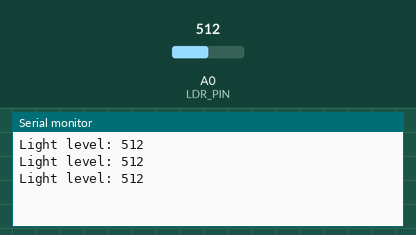
Simulated run of this sketch. Board: Arduino Uno, built with avr-gcc and run on an emulated ATmega328P. On the bench: the last lines printed to the serial monitor. The test bench sets the inputs (shaded band); at power-on: A0 (LDR_PIN) = 512.

Above: at 1.3 s.
1.4 s: A0 (LDR_PIN) set to 716
At 1.9 s:
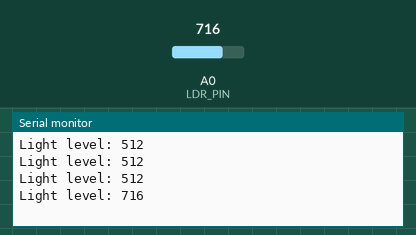
2.9 s: A0 (LDR_PIN) set to 900
At 3.4 s:
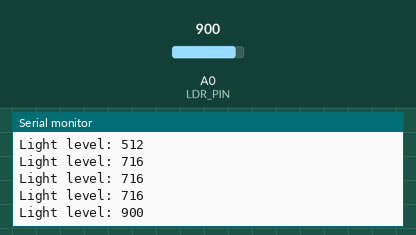
Timing chart, 0 to 5.9 s (numbered marks = the images above; inputs shaded):
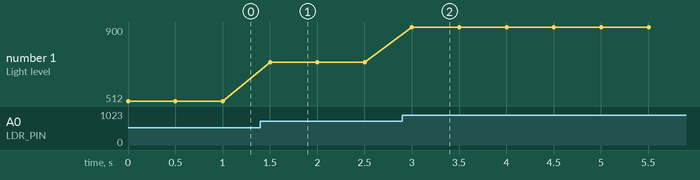

Measured:
- after the input at 1.4 s, the serial monitor: prints a new line after 0.10 s (image 1)
- after the input at 2.9 s, the serial monitor: prints a new line after 0.10 s (image 2)
- plotted number 1: 512 → 716 after the input at 1.4 s, 716 → 900 after the input at 2.9 s

The sketch:

Example_Code.ino
```cpp
/*
  LDR - Light Dependent Resistor (Photoresistor)
  ----------------------------------------------
  Resistance drops as light increases. Read it as an analog voltage using
  a voltage-divider circuit. No library needed.

  Voltage divider wiring (Arduino Uno/Nano/Mega):
    5V ---[ LDR ]---+---[ 10k resistor ]--- GND
                    |
                    +--> A0

  With this arrangement the A0 reading RISES as light increases. (Swap the
  LDR and resistor positions to invert the behavior.)

  NOTE: Reference code. analogRead returns 0-1023 on Uno/Nano/Mega.
  "Light" here is a raw relative value, not calibrated lux.
*/

const int LDR_PIN = A0;

void setup() {
  Serial.begin(9600);
}

void loop() {
  int lightValue = analogRead(LDR_PIN); // 0 (dark) .. 1023 (bright)

  Serial.print("Light level: ");
  Serial.println(lightValue);

  // Example threshold action:
  // if (lightValue < 300) Serial.println("It's dark");

  delay(500);
}
```
